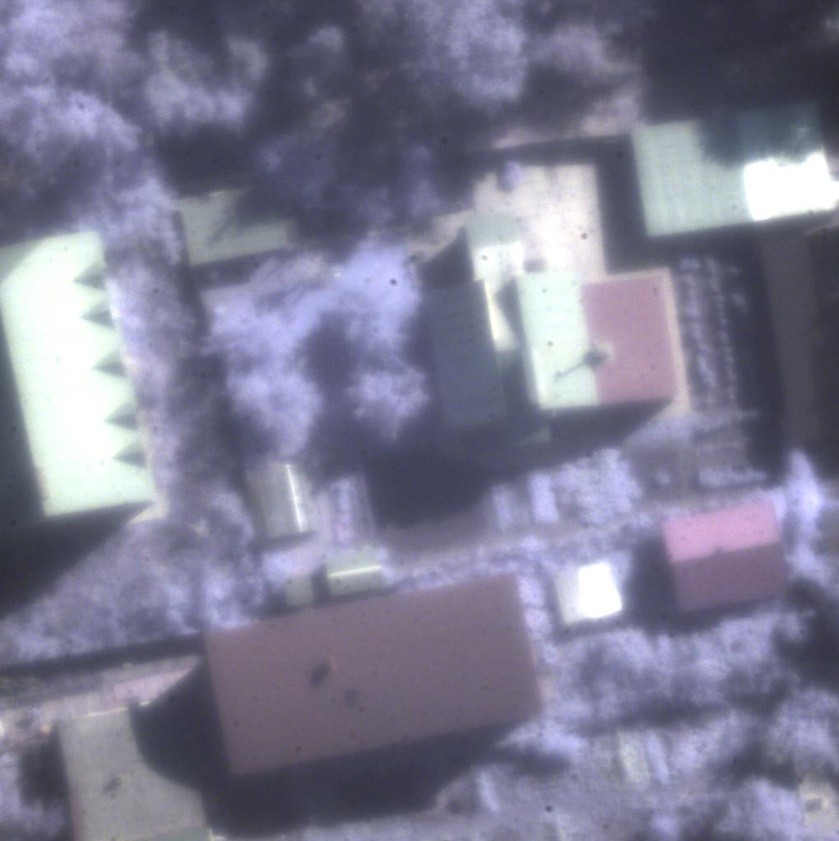
#> input picture test_images/IMG0406.jpg, 839 x 841 px, shrunk from 1020 x 1022 before the run, found by its file name
$ python test.py
#> lines starting #> are read from the running program, lines starting #| are printed output that depends on the picture
import numpy as np
import cv2 as cv

from matplotlib import pyplot as plt

MIN_MATCH_COUNT = 10
img1 = cv.imread('test_images/IMG0406.jpg', 0)  # queryImage
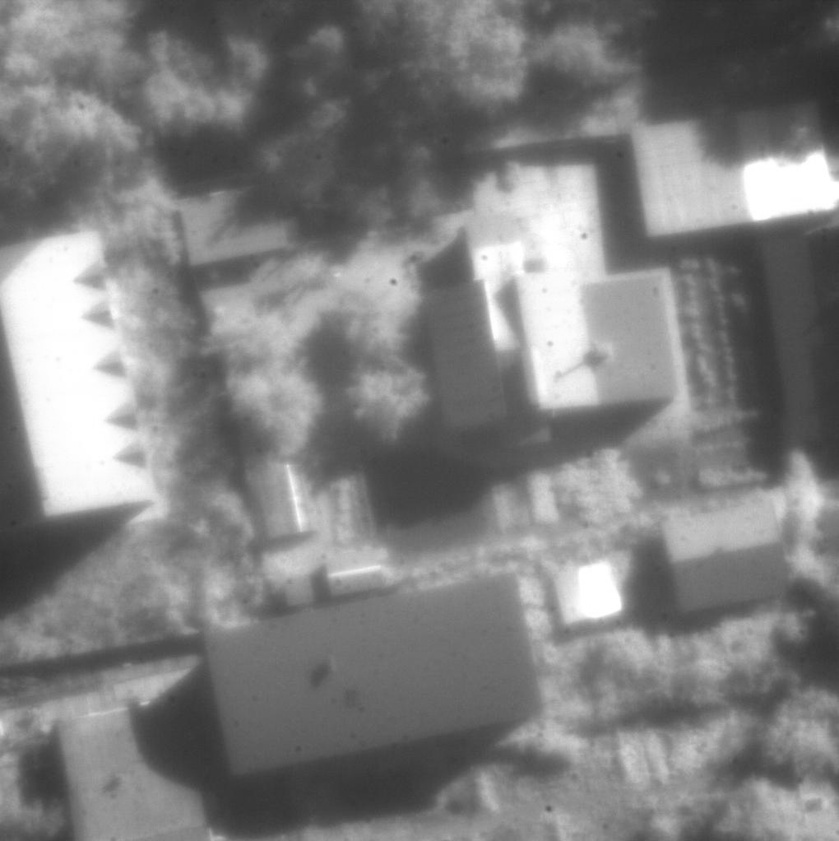
#> img1: shape (841, 839); min 42, max 255, mean 126.4
img2 = cv.imread('test_images/IMG0407.jpg', 0)  # trainImage
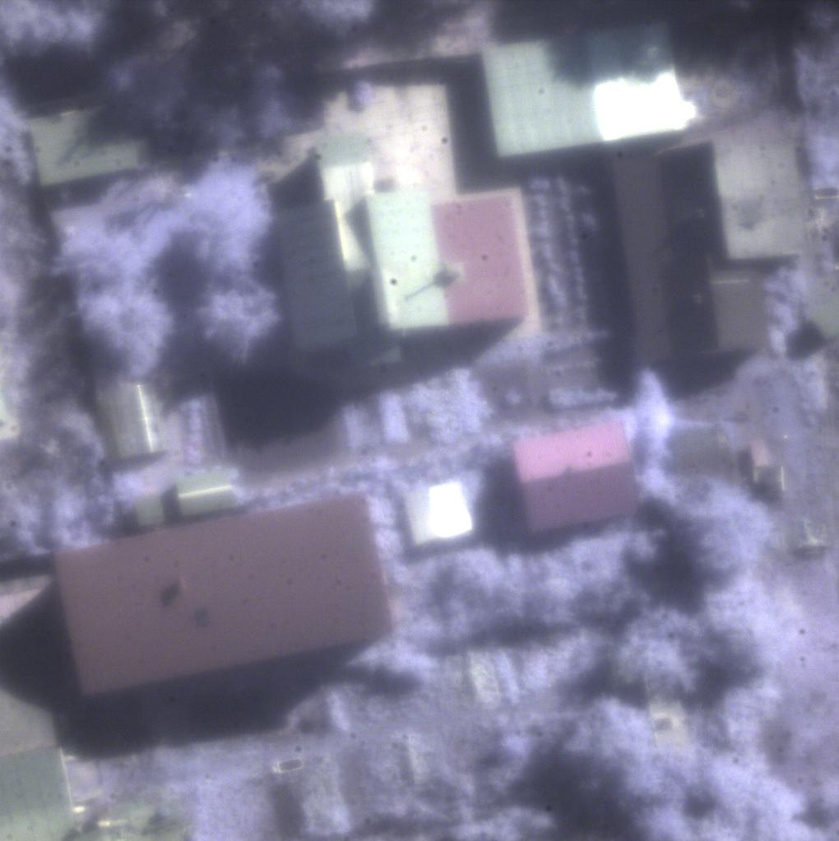
#> input picture test_images/IMG0407.jpg, 839 x 841 px, shrunk from 1020 x 1022 before the run, found by its file name
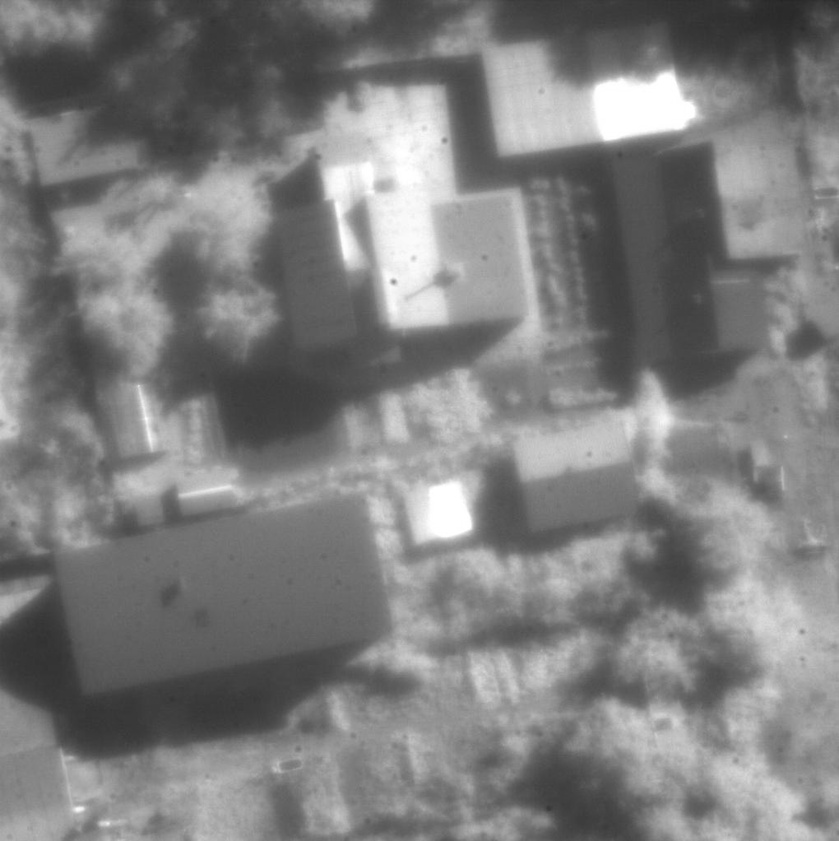
#> img2: shape (841, 839); min 36, max 255, mean 125.9
# Initiate SIFT detector
sift = cv.ORB_create()
# find the keypoints and descriptors with SIFT
kp1, des1 = sift.detectAndCompute(img1, None)
#> kp1 = 253 keypoints; strongest (x, y, size): (616, 606, 111.1), (618, 606, 92.6), (617, 605, 77.1), (502, 340, 111.1)
kp2, des2 = sift.detectAndCompute(img2, None)
#> kp2 = 276 keypoints; strongest (x, y, size): (466, 523, 111.1), (469, 526, 92.6), (670, 71, 64.3), (468, 525, 77.1)
bf = cv.BFMatcher(cv.NORM_HAMMING, crossCheck=True)
# Match descriptors.
matches = bf.match(des1, des2)
#> matches = 117 matches
# Sort them in the order of their distance.
matches = sorted(matches, key=lambda x: x.distance)
# [6 lines of commented-out code are left out]
good = matches[:50]
#> good = 50 matches
# for m,n in matches:
#     if m.distance < 0.7*n.distance:
#         good.append(m)
if len(good) > MIN_MATCH_COUNT:
    src_pts = np.float32([kp1[m.queryIdx].pt for m in good]).reshape(-1, 1, 2)
#> src_pts = 50 rows, first 8: [603.2, 564.4], [653.9, 232.9], [609.1, 268.7], [604.7, 562.4], [286.2, 465.3], [617.1, 604.7], [495.9, 337], [490.2, 176.7]
    dst_pts = np.float32([kp2[m.trainIdx].pt for m in good]).reshape(-1, 1, 2)
#> dst_pts = 50 rows, first 8: [453.9, 483.7], [504.6, 152.3], [458.6, 186.3], [455.4, 482.7], [136.9, 385.7], [467.8, 525], [345.6, 257.5], [340.9, 97.04]
    M, mask = cv.findHomography(src_pts, dst_pts, cv.RANSAC, 5.0)
#> M = [[1, 0.00106, -150.3], [0.000337, 1, -80.49], [2.23e-06, 9.41e-07, 1]]; mask = 50 values from 1 to 1
    matchesMask = mask.ravel().tolist()
#> matchesMask = 50 values from 1 to 1
    h, w = img1.shape
#> h = 841; w = 839
    pts = np.float32([[0, 0], [0, h - 1], [w - 1, h - 1], [w - 1, 0]]).reshape(-1, 1, 2)
#> pts = [[0, 0], [0, 840], [838, 840], [838, 0]]
    M = M[:2]
#> M = [[1, 0.00106, -150.3], [0.000337, 1, -80.49]]

    M[0, 2] = -M[0, 2]
    M[1, 2] = -M[1, 2]

    dst = cv.warpAffine(img2, M[:2], (w, h))
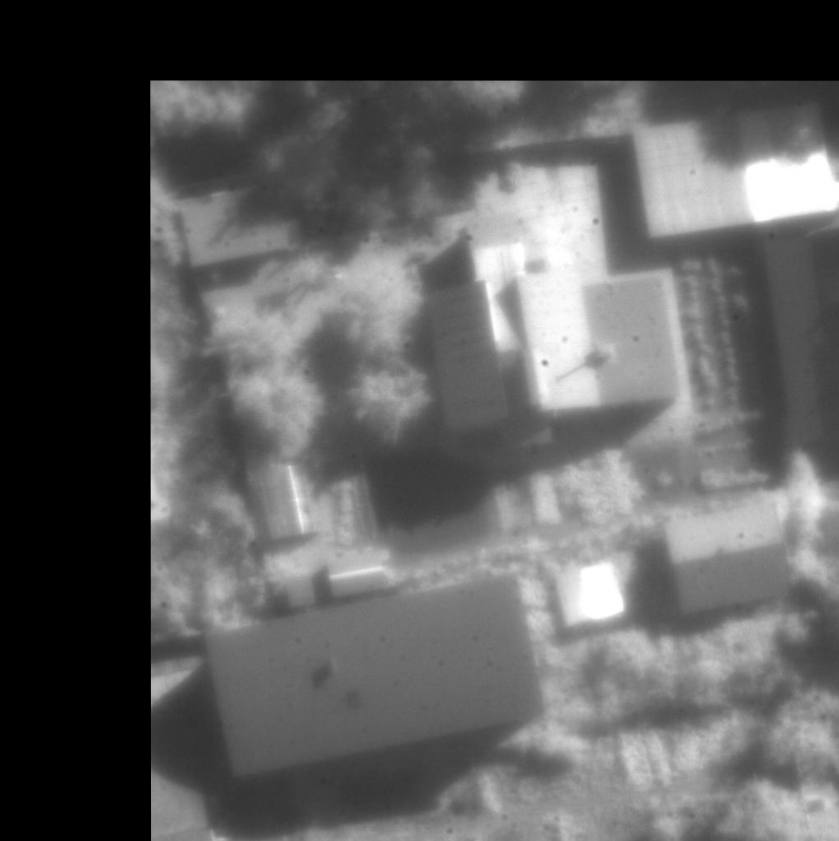
#> dst: shape (841, 839); min 0, max 255, mean 91.7
    # dst = cv.perspectiveTransform(pts, M)
    # img2 = cv.polylines(img2, [np.int32(dst)], True, 255, 3, cv.LINE_AA)
    img3 = np.concatenate((img1, dst), axis=1)
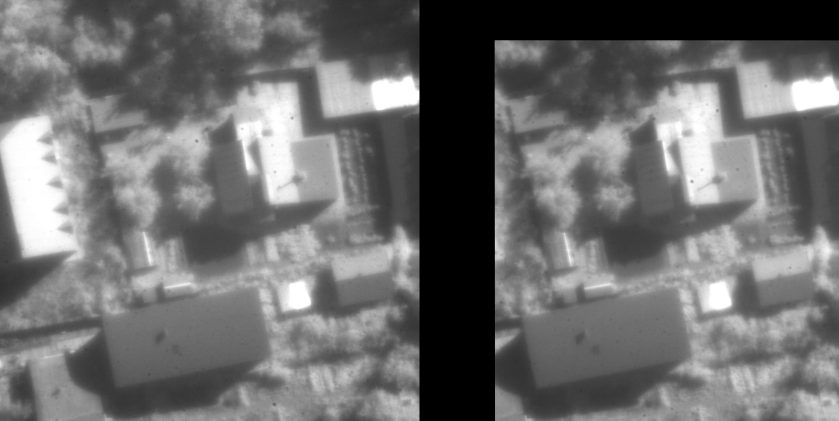
#> img3: shape (841, 1678) (shown at 1/2 size); min 0, max 255, mean 109
    plt.imshow(img3, 'gray'), plt.show()
else:
    print("Not enough matches are found - {}/{}".format(len(good), MIN_MATCH_COUNT))
    matchesMask = None
draw_params = dict(matchColor=(0, 255, 0),  # draw matches in green color
                   singlePointColor=None,
                   matchesMask=matchesMask,  # draw only inliers
                   flags=2)
#> draw_params = 4 items
img3 = cv.drawMatches(img1, kp1, img2, kp2, good, None, **draw_params)
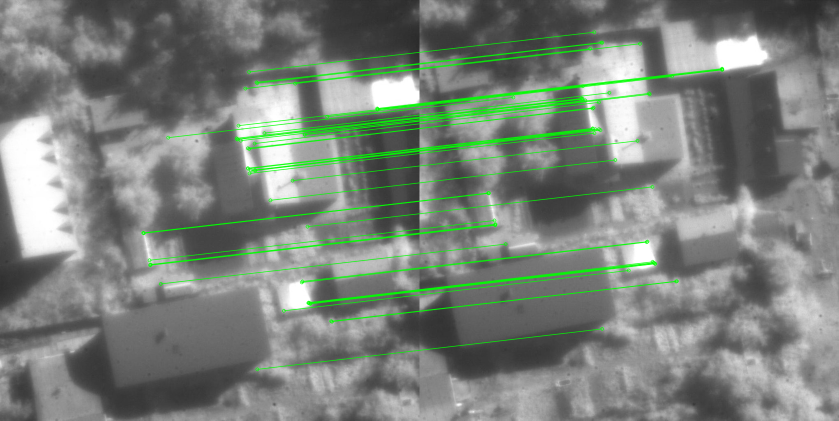
#> img3: shape (841, 1678, 3) (shown at 1/2 size); mean of channels 0, 1, 2 122.3, 129.6, 122.3; drawn as B, G, R
plt.imshow(img3), plt.show()
